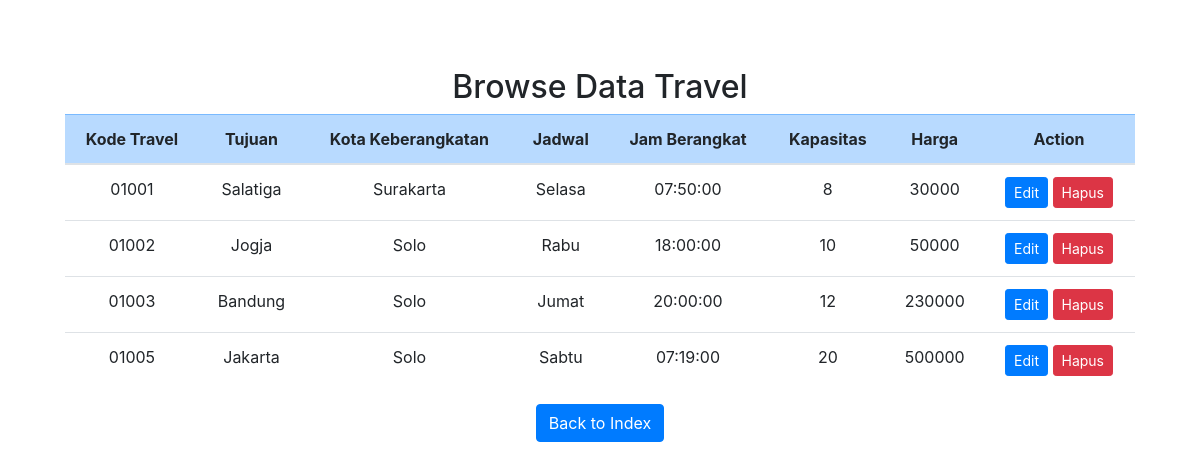
The app's page /browse_travel.php with its own data.
### tables this page shows
CREATE TABLE `t_travel` (
  `id_travel` varchar(12) NOT NULL,
  `tujuan` varchar(30) NOT NULL,
  `kota_berangkat` varchar(20) NOT NULL,
  `jadwal` varchar(15) NOT NULL,
  `jam_berangkat` time NOT NULL,
  `kapasitas` int NOT NULL,
  `harga` int NOT NULL
);

### browse_travel.php (the view, shortened to what this page needs)
<!DOCTYPE html>
<html lang="en">
<head>
    <link rel="stylesheet" href="https://maxcdn.bootstrapcdn.com/bootstrap/4.5.2/css/bootstrap.min.css">
</head>
<body>
    <div class="container mt-5">
        <main>
            <h2>Browse Data Travel</h2>
            <table class="table ">
                <thead class="table-primary">
                    <tr>
                        <th>Kode Travel</th>
                        <th>Tujuan</th>
                        <th>Kota Keberangkatan</th>
                        <th>Jadwal</th>
                        <th>Jam Berangkat</th>
                        <th>Kapasitas</th>
                        <th>Harga</th>
                        <th>Action</th>
                    </tr>
                </thead>
                <tbody class="table-group-divider">
                    <?php
                    require_once("koneksi.php");
                    $sql = "SELECT * FROM t_travel";
                    $result = $conn->query($sql);
                    if ($result->num_rows > 0) {
                        while ($row = $result->fetch_assoc()) {
                            echo "<tr>";
                            echo "<td>" . $row["id_travel"] . "</td>";
                            echo "<td>" . $row["tujuan"] . "</td>";
                            echo "<td>" . $row["kota_berangkat"] . "</td>";
                            echo "<td>" . $row["jadwal"] . "</td>";
                            echo "<td>" . $row["jam_berangkat"] . "</td>";
                            echo "<td>" . $row["kapasitas"] . "</td>";
                            echo "<td>" . $row["harga"] . "</td>";
                            echo "<td>";
                            echo "<a href='edit_travel.php?id=" . $row["id_travel"] . "'  class='btn btn-primary btn-sm'>Edit</a> ";
                            echo "<a href='hapus_travel.php?id=" . $row["id_travel"] . "' class='btn btn-danger btn-sm ' >Hapus</a>";
                            echo "</td>";
                            echo "</tr>";
                        }
                    } else {
                        echo "<tr><td colspan='5'>Tidak ada data produk.</td></tr>";
                    }
                    ?>
                </tbody>
            </table>
            <a href="index.php" class="btn btn-primary">Back to Index</a>
        </main>
    </div>
</body>
</html>

### browse_travel.php (style rules this page uses)
body { display: flex; min-height: 100vh; flex-direction: column; }
main { flex: 1; padding: 20px; text-align: center; }

### records on screen
t_travel: id_travel "01001", tujuan "Salatiga", kota_berangkat "Surakarta", jadwal "Selasa", jam_berangkat "07:50:00", kapasitas "8", harga "30000"
t_travel: id_travel "01002", tujuan "Jogja", kota_berangkat "Solo", jadwal "Rabu", jam_berangkat "18:00:00", kapasitas "10", harga "50000"
t_travel: id_travel "01003", tujuan "Bandung", kota_berangkat "Solo", jadwal "Jumat", jam_berangkat "20:00:00", kapasitas "12", harga "230000"
t_travel: id_travel "01005", tujuan "Jakarta", kota_berangkat "Solo", jadwal "Sabtu", jam_berangkat "07:19:00", kapasitas "20", harga "500000"
